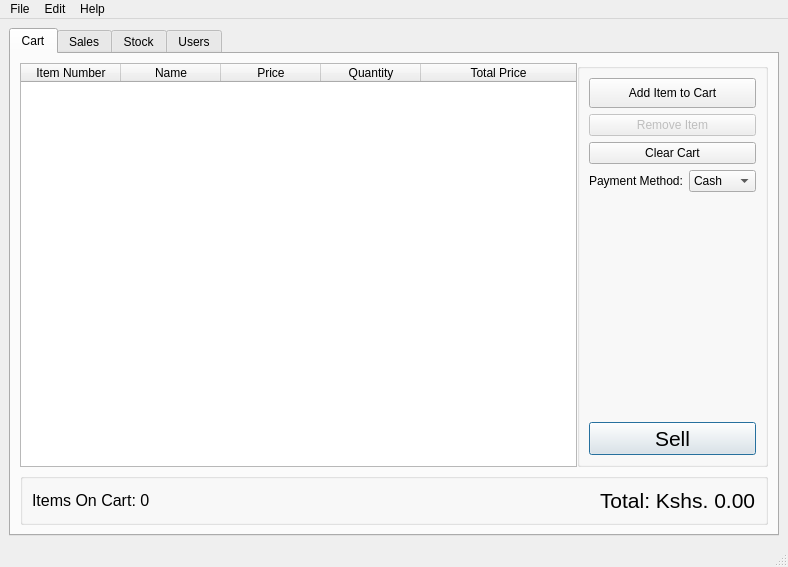
<?xml version="1.0" encoding="UTF-8"?>
<ui version="4.0">
 <class>stock_manager</class>
 <widget class="QMainWindow" name="stock_manager">
  <property name="geometry">
   <rect>
    <x>0</x>
    <y>0</y>
    <width>788</width>
    <height>567</height>
   </rect>
  </property>
  <property name="windowTitle">
   <string>Dashboard</string>
  </property>
  <property name="windowIcon">
   <iconset resource="../../stock_manager.qrc">
    <normaloff>:/images/logo.svg</normaloff>:/images/logo.svg</iconset>
  </property>
  <property name="styleSheet">
   <string notr="true"/>
  </property>
  <widget class="QWidget" name="centralWidget">
   <layout class="QGridLayout" name="gridLayout">
    <item row="0" column="0">
     <widget class="QTabWidget" name="tabMain">
      <property name="autoFillBackground">
       <bool>false</bool>
      </property>
      <property name="tabPosition">
       <enum>QTabWidget::North</enum>
      </property>
      <property name="tabShape">
       <enum>QTabWidget::Rounded</enum>
      </property>
      <property name="currentIndex">
       <number>0</number>
      </property>
      <property name="elideMode">
       <enum>Qt::ElideNone</enum>
      </property>
      <property name="documentMode">
       <bool>false</bool>
      </property>
      <widget class="QWidget" name="tabHome">
       <attribute name="icon">
        <iconset resource="../../stock_manager.qrc">
         <normaloff>:/icons/cart.svg</normaloff>:/icons/cart.svg</iconset>
       </attribute>
       <attribute name="title">
        <string>Cart</string>
       </attribute>
       <layout class="QVBoxLayout" name="verticalLayout_3">
        <item>
         <layout class="QHBoxLayout" name="horizontalLayout_5">
          <property name="spacing">
           <number>0</number>
          </property>
          <item>
           <widget class="QTableWidget" name="tblCart">
            <property name="contextMenuPolicy">
             <enum>Qt::CustomContextMenu</enum>
            </property>
            <property name="styleSheet">
             <string notr="true"/>
            </property>
            <property name="editTriggers">
             <set>QAbstractItemView::AnyKeyPressed|QAbstractItemView::DoubleClicked|QAbstractItemView::EditKeyPressed|QAbstractItemView::SelectedClicked</set>
            </property>
            <property name="selectionMode">
             <enum>QAbstractItemView::ExtendedSelection</enum>
            </property>
            <property name="selectionBehavior">
             <enum>QAbstractItemView::SelectRows</enum>
            </property>
            <property name="sortingEnabled">
             <bool>false</bool>
            </property>
            <attribute name="horizontalHeaderCascadingSectionResizes">
             <bool>true</bool>
            </attribute>
            <attribute name="horizontalHeaderStretchLastSection">
             <bool>true</bool>
            </attribute>
            <attribute name="verticalHeaderShowSortIndicator" stdset="0">
             <bool>true</bool>
            </attribute>
            <column>
             <property name="text">
              <string>Item Number</string>
             </property>
            </column>
            <column>
             <property name="text">
              <string>Name</string>
             </property>
            </column>
            <column>
             <property name="text">
              <string>Price</string>
             </property>
            </column>
            <column>
             <property name="text">
              <string>Quantity</string>
             </property>
            </column>
            <column>
             <property name="text">
              <string>Total Price</string>
             </property>
            </column>
           </widget>
          </item>
          <item>
           <widget class="QGroupBox" name="grpCart">
            <property name="title">
             <string/>
            </property>
            <layout class="QVBoxLayout" name="verticalLayout_4">
             <item>
              <widget class="QPushButton" name="btnAdd_Cart">
               <property name="minimumSize">
                <size>
                 <width>0</width>
                 <height>30</height>
                </size>
               </property>
               <property name="maximumSize">
                <size>
                 <width>16777215</width>
                 <height>16777215</height>
                </size>
               </property>
               <property name="text">
                <string>Add Item to Cart</string>
               </property>
               <property name="icon">
                <iconset resource="../../stock_manager.qrc">
                 <normaloff>:/icons/cart.svg</normaloff>:/icons/cart.svg</iconset>
               </property>
               <property name="shortcut">
                <string>Ctrl+A</string>
               </property>
              </widget>
             </item>
             <item>
              <widget class="QPushButton" name="btnRemove_Cart">
               <property name="enabled">
                <bool>false</bool>
               </property>
               <property name="text">
                <string>Remove Item</string>
               </property>
               <property name="icon">
                <iconset resource="../../stock_manager.qrc">
                 <normaloff>:/icons/cross.svg</normaloff>:/icons/cross.svg</iconset>
               </property>
               <property name="shortcut">
                <string>Ctrl+D</string>
               </property>
              </widget>
             </item>
             <item>
              <widget class="QPushButton" name="btnClear_Cart">
               <property name="text">
                <string>Clear Cart</string>
               </property>
               <property name="icon">
                <iconset resource="../../stock_manager.qrc">
                 <normaloff>:/icons/trash.svg</normaloff>:/icons/trash.svg</iconset>
               </property>
              </widget>
             </item>
             <item>
              <layout class="QFormLayout" name="formLayout_5">
               <item row="0" column="0">
                <widget class="QLabel" name="lblPayment_Method">
                 <property name="text">
                  <string>Payment Method:</string>
                 </property>
                </widget>
               </item>
               <item row="0" column="1">
                <widget class="QComboBox" name="cmbPayment_Method">
                 <property name="currentText">
                  <string notr="true">Cash</string>
                 </property>
                 <item>
                  <property name="text">
                   <string>Cash</string>
                  </property>
                 </item>
                 <item>
                  <property name="text">
                   <string>Mpesa</string>
                  </property>
                 </item>
                </widget>
               </item>
              </layout>
             </item>
             <item>
              <widget class="QPushButton" name="btnSell_Cart">
               <property name="enabled">
                <bool>true</bool>
               </property>
               <property name="maximumSize">
                <size>
                 <width>16777215</width>
                 <height>16777215</height>
                </size>
               </property>
               <property name="font">
                <font>
                 <pointsize>16</pointsize>
                 <weight>50</weight>
                 <italic>false</italic>
                 <bold>false</bold>
                </font>
               </property>
               <property name="text">
                <string>Sell</string>
               </property>
               <property name="icon">
                <iconset resource="../../stock_manager.qrc">
                 <normaloff>:/icons/basket.svg</normaloff>:/icons/basket.svg</iconset>
               </property>
               <property name="shortcut">
                <string>Ctrl+S</string>
               </property>
               <property name="autoDefault">
                <bool>true</bool>
               </property>
               <property name="default">
                <bool>true</bool>
               </property>
              </widget>
             </item>
            </layout>
           </widget>
          </item>
         </layout>
        </item>
        <item>
         <layout class="QHBoxLayout" name="horizontalLayout_6">
          <property name="spacing">
           <number>0</number>
          </property>
          <item>
           <widget class="QGroupBox" name="grbCart_Stats">
            <property name="title">
             <string/>
            </property>
            <layout class="QHBoxLayout" name="horizontalLayout_7">
             <item>
              <widget class="QLabel" name="lblItem_Count">
               <property name="text">
                <string>&lt;html&gt;&lt;head/&gt;&lt;body&gt;&lt;p&gt;&lt;span style=&quot; font-size:12pt;&quot;&gt;Items On Cart: 0&lt;/span&gt;&lt;/p&gt;&lt;/body&gt;&lt;/html&gt;</string>
               </property>
              </widget>
             </item>
             <item>
              <spacer name="horizontalSpacer_2">
               <property name="orientation">
                <enum>Qt::Horizontal</enum>
               </property>
               <property name="sizeHint" stdset="0">
                <size>
                 <width>40</width>
                 <height>20</height>
                </size>
               </property>
              </spacer>
             </item>
             <item>
              <widget class="QLabel" name="lblTotal">
               <property name="text">
                <string>&lt;html&gt;&lt;head/&gt;&lt;body&gt;&lt;p&gt;&lt;span style=&quot; font-size:16pt;&quot;&gt;Total: Kshs. 0.00&lt;/span&gt;&lt;/p&gt;&lt;/body&gt;&lt;/html&gt;</string>
               </property>
              </widget>
             </item>
            </layout>
           </widget>
          </item>
         </layout>
        </item>
       </layout>
      </widget>
      <widget class="QWidget" name="tabSales">
       <attribute name="icon">
        <iconset resource="../../stock_manager.qrc">
         <normaloff>:/icons/archive.svg</normaloff>:/icons/archive.svg</iconset>
       </attribute>
       <attribute name="title">
        <string>Sales</string>
       </attribute>
       <layout class="QHBoxLayout" name="horizontalLayout_2">
        <item>
         <widget class="QTableWidget" name="tblSales">
          <property name="contextMenuPolicy">
           <enum>Qt::CustomContextMenu</enum>
          </property>
          <property name="sizeAdjustPolicy">
           <enum>QAbstractScrollArea::AdjustToContents</enum>
          </property>
          <property name="editTriggers">
           <set>QAbstractItemView::NoEditTriggers</set>
          </property>
          <property name="selectionBehavior">
           <enum>QAbstractItemView::SelectRows</enum>
          </property>
          <property name="rowCount">
           <number>0</number>
          </property>
          <attribute name="horizontalHeaderCascadingSectionResizes">
           <bool>true</bool>
          </attribute>
          <attribute name="horizontalHeaderShowSortIndicator" stdset="0">
           <bool>true</bool>
          </attribute>
          <attribute name="horizontalHeaderStretchLastSection">
           <bool>true</bool>
          </attribute>
          <column>
           <property name="text">
            <string>Id</string>
           </property>
          </column>
          <column>
           <property name="text">
            <string>Name</string>
           </property>
          </column>
          <column>
           <property name="text">
            <string>Quantity</string>
           </property>
          </column>
          <column>
           <property name="text">
            <string>Price</string>
           </property>
          </column>
          <column>
           <property name="text">
            <string>Total Price</string>
           </property>
          </column>
          <column>
           <property name="text">
            <string>Payment Method</string>
           </property>
          </column>
          <column>
           <property name="text">
            <string>Sale Date</string>
           </property>
          </column>
          <column>
           <property name="text">
            <string>Sold By</string>
           </property>
          </column>
         </widget>
        </item>
        <item>
         <widget class="QGroupBox" name="grpSales">
          <property name="title">
           <string/>
          </property>
          <property name="flat">
           <bool>false</bool>
          </property>
          <property name="checkable">
           <bool>false</bool>
          </property>
          <layout class="QVBoxLayout" name="verticalLayout_7">
           <item>
            <widget class="QGroupBox" name="grpOptions">
             <property name="title">
              <string>Options</string>
             </property>
             <layout class="QFormLayout" name="formLayout_6">
              <item row="2" column="0">
               <widget class="QLabel" name="label_2">
                <property name="text">
                 <string>Start Date:</string>
                </property>
               </widget>
              </item>
              <item row="2" column="1">
               <widget class="QDateEdit" name="dateStart">
                <property name="displayFormat">
                 <string>dd/MM/yyyy</string>
                </property>
                <property name="calendarPopup">
                 <bool>true</bool>
                </property>
               </widget>
              </item>
              <item row="3" column="0">
               <widget class="QLabel" name="label">
                <property name="text">
                 <string>End Date:</string>
                </property>
               </widget>
              </item>
              <item row="3" column="1">
               <widget class="QDateEdit" name="dateEnd">
                <property name="calendarPopup">
                 <bool>true</bool>
                </property>
               </widget>
              </item>
              <item row="7" column="1">
               <widget class="QPushButton" name="btnRefreshSales">
                <property name="text">
                 <string>Refresh</string>
                </property>
                <property name="icon">
                 <iconset resource="../../stock_manager.qrc">
                  <normaloff>:/icons/clockwise.svg</normaloff>:/icons/clockwise.svg</iconset>
                </property>
                <property name="shortcut">
                 <string>Ctrl+R</string>
                </property>
               </widget>
              </item>
              <item row="0" column="0" colspan="2">
               <widget class="QLabel" name="label_3">
                <property name="maximumSize">
                 <size>
                  <width>16777215</width>
                  <height>27</height>
                 </size>
                </property>
                <property name="text">
                 <string>Select the date range you want to view sales for:</string>
                </property>
                <property name="wordWrap">
                 <bool>true</bool>
                </property>
               </widget>
              </item>
             </layout>
            </widget>
           </item>
           <item>
            <widget class="QGroupBox" name="grpStats">
             <property name="title">
              <string>Stats</string>
             </property>
             <layout class="QVBoxLayout" name="verticalLayout_6">
              <item>
               <widget class="QLabel" name="lblSalesStats">
                <property name="text">
                 <string>&lt;html&gt;&lt;head/&gt;&lt;body&gt;&lt;p&gt;&lt;span style=&quot; font-size:12pt;&quot;&gt;Sales Made on &lt;/span&gt;&lt;span style=&quot; font-size:12pt; font-weight:600;&quot;&gt;Wed 15 July 2021&lt;/span&gt;&lt;/p&gt;&lt;p&gt;&lt;span style=&quot; font-size:12pt;&quot;&gt;Items Sold: &lt;/span&gt;&lt;span style=&quot; font-size:12pt; font-weight:600;&quot;&gt;244&lt;/span&gt;&lt;/p&gt;&lt;p&gt;&lt;span style=&quot; font-size:12pt;&quot;&gt;Sales Made: &lt;/span&gt;&lt;span style=&quot; font-size:12pt; font-weight:600;&quot;&gt;Ksh. 3,245&lt;/span&gt;&lt;/p&gt;&lt;/body&gt;&lt;/html&gt;</string>
                </property>
                <property name="wordWrap">
                 <bool>true</bool>
                </property>
               </widget>
              </item>
              <item>
               <widget class="QGroupBox" name="grpSalesStats">
                <property name="title">
                 <string>Week and Month</string>
                </property>
                <layout class="QVBoxLayout" name="verticalLayout_2">
                 <item>
                  <widget class="QLabel" name="lblSalesStats_2">
                   <property name="text">
                    <string>&lt;html&gt;&lt;head/&gt;&lt;body&gt;&lt;p&gt;&lt;span style=&quot; font-weight:600;&quot;&gt;Sales this week:&lt;/span&gt;&lt;br/&gt;0 items for &lt;span style=&quot; font-weight:600;&quot;&gt;Ksh. 0.00&lt;/span&gt;&lt;/p&gt;&lt;p&gt;&lt;span style=&quot; font-weight:600;&quot;&gt;Sales this Month:&lt;/span&gt;&lt;br/&gt;0 items for &lt;span style=&quot; font-weight:600;&quot;&gt;Ksh. 0.00&lt;/span&gt;&lt;/p&gt;&lt;/body&gt;&lt;/html&gt;</string>
                   </property>
                  </widget>
                 </item>
                </layout>
               </widget>
              </item>
             </layout>
            </widget>
           </item>
          </layout>
         </widget>
        </item>
       </layout>
      </widget>
      <widget class="QWidget" name="tabStock">
       <attribute name="icon">
        <iconset resource="../../stock_manager.qrc">
         <normaloff>:/icons/view-list.svg</normaloff>:/icons/view-list.svg</iconset>
       </attribute>
       <attribute name="title">
        <string>Stock</string>
       </attribute>
       <layout class="QHBoxLayout" name="horizontalLayout">
        <item>
         <widget class="QTableWidget" name="tblStock">
          <property name="contextMenuPolicy">
           <enum>Qt::CustomContextMenu</enum>
          </property>
          <property name="sizeAdjustPolicy">
           <enum>QAbstractScrollArea::AdjustToContentsOnFirstShow</enum>
          </property>
          <property name="editTriggers">
           <set>QAbstractItemView::NoEditTriggers</set>
          </property>
          <property name="selectionBehavior">
           <enum>QAbstractItemView::SelectRows</enum>
          </property>
          <attribute name="horizontalHeaderCascadingSectionResizes">
           <bool>true</bool>
          </attribute>
          <attribute name="horizontalHeaderStretchLastSection">
           <bool>true</bool>
          </attribute>
          <column>
           <property name="text">
            <string>Id</string>
           </property>
          </column>
          <column>
           <property name="text">
            <string>Name</string>
           </property>
          </column>
          <column>
           <property name="text">
            <string>Price</string>
           </property>
          </column>
          <column>
           <property name="text">
            <string>Capacity</string>
           </property>
          </column>
          <column>
           <property name="text">
            <string>Quantity</string>
           </property>
          </column>
         </widget>
        </item>
        <item>
         <widget class="QGroupBox" name="grpStock">
          <property name="minimumSize">
           <size>
            <width>0</width>
            <height>0</height>
           </size>
          </property>
          <property name="maximumSize">
           <size>
            <width>240</width>
            <height>16777215</height>
           </size>
          </property>
          <layout class="QVBoxLayout" name="verticalLayout">
           <item>
            <widget class="QPushButton" name="btnAddItem">
             <property name="maximumSize">
              <size>
               <width>16777215</width>
               <height>16777215</height>
              </size>
             </property>
             <property name="statusTip">
              <string>Add new item into stock</string>
             </property>
             <property name="text">
              <string>Add Item</string>
             </property>
             <property name="icon">
              <iconset resource="../../stock_manager.qrc">
               <normaloff>:/icons/plus.svg</normaloff>:/icons/plus.svg</iconset>
             </property>
             <property name="shortcut">
              <string>Ctrl+A</string>
             </property>
            </widget>
           </item>
           <item>
            <widget class="QPushButton" name="btnRefresh">
             <property name="maximumSize">
              <size>
               <width>16777215</width>
               <height>16777215</height>
              </size>
             </property>
             <property name="statusTip">
              <string>Display sales statistics</string>
             </property>
             <property name="text">
              <string>Refresh</string>
             </property>
             <property name="icon">
              <iconset resource="../../stock_manager.qrc">
               <normaloff>:/icons/clockwise.svg</normaloff>:/icons/clockwise.svg</iconset>
             </property>
             <property name="shortcut">
              <string>Ctrl+R</string>
             </property>
            </widget>
           </item>
           <item>
            <widget class="QPushButton" name="btnSearch">
             <property name="text">
              <string>Search</string>
             </property>
             <property name="icon">
              <iconset resource="../../stock_manager.qrc">
               <normaloff>:/icons/search.svg</normaloff>:/icons/search.svg</iconset>
             </property>
            </widget>
           </item>
           <item>
            <widget class="QGroupBox" name="groupBox_7">
             <property name="title">
              <string/>
             </property>
             <layout class="QVBoxLayout" name="verticalLayout_5">
              <item>
               <widget class="QLabel" name="lblStats">
                <property name="text">
                 <string>&lt;html&gt;&lt;head/&gt;&lt;body&gt;&lt;p&gt;Stock: 244&lt;/p&gt;&lt;p&gt;Sales Today: 23 for Ksh. 2,244&lt;/p&gt;&lt;p&gt;&lt;span style=&quot; font-weight:600;&quot;&gt;Items Out of Stock:&lt;/span&gt;&lt;/p&gt;&lt;p&gt;1. Milk&lt;br/&gt;2. TipTop&lt;br/&gt;3. Oreo&lt;/p&gt;&lt;/body&gt;&lt;/html&gt;</string>
                </property>
               </widget>
              </item>
             </layout>
            </widget>
           </item>
          </layout>
         </widget>
        </item>
       </layout>
      </widget>
      <widget class="QWidget" name="tabUsers">
       <attribute name="icon">
        <iconset resource="../../stock_manager.qrc">
         <normaloff>:/icons/user-group.svg</normaloff>:/icons/user-group.svg</iconset>
       </attribute>
       <attribute name="title">
        <string>Users</string>
       </attribute>
      </widget>
     </widget>
    </item>
   </layout>
  </widget>
  <widget class="QMenuBar" name="menuBar">
   <property name="geometry">
    <rect>
     <x>0</x>
     <y>0</y>
     <width>788</width>
     <height>20</height>
    </rect>
   </property>
   <widget class="QMenu" name="menuFile">
    <property name="title">
     <string>File</string>
    </property>
    <addaction name="actAdd_Item"/>
    <addaction name="actSell_Items"/>
    <addaction name="separator"/>
    <addaction name="actHome"/>
    <addaction name="actSales"/>
    <addaction name="actStock"/>
    <addaction name="separator"/>
    <addaction name="actionSearch"/>
    <addaction name="separator"/>
    <addaction name="actAccount"/>
    <addaction name="separator"/>
    <addaction name="actQuit"/>
   </widget>
   <widget class="QMenu" name="menuHelp">
    <property name="title">
     <string>Help</string>
    </property>
    <addaction name="actQt_About"/>
    <addaction name="actAbout"/>
    <addaction name="separator"/>
    <addaction name="actCheck_For_Updates"/>
   </widget>
   <widget class="QMenu" name="menuEdit">
    <property name="title">
     <string>Edit</string>
    </property>
    <addaction name="actionCopy"/>
    <addaction name="actionPaste"/>
    <addaction name="actionCut"/>
    <addaction name="separator"/>
    <addaction name="actBackup_Database"/>
    <addaction name="separator"/>
    <addaction name="actSettings_2"/>
   </widget>
   <addaction name="menuFile"/>
   <addaction name="menuEdit"/>
   <addaction name="menuHelp"/>
  </widget>
  <widget class="QStatusBar" name="statusBar"/>
  <action name="actQuit">
   <property name="icon">
    <iconset resource="../../stock_manager.qrc">
     <normaloff>:/icons/exit.svg</normaloff>:/icons/exit.svg</iconset>
   </property>
   <property name="text">
    <string>Quit</string>
   </property>
   <property name="shortcut">
    <string>Ctrl+Q</string>
   </property>
  </action>
  <action name="actQt_About">
   <property name="icon">
    <iconset resource="../../stock_manager.qrc">
     <normaloff>:/icons/information.svg</normaloff>:/icons/information.svg</iconset>
   </property>
   <property name="text">
    <string>Qt About</string>
   </property>
  </action>
  <action name="actAbout">
   <property name="icon">
    <iconset resource="../../stock_manager.qrc">
     <normaloff>:/icons/information.svg</normaloff>:/icons/information.svg</iconset>
   </property>
   <property name="text">
    <string>About</string>
   </property>
  </action>
  <action name="actCheck_For_Updates">
   <property name="icon">
    <iconset resource="../../stock_manager.qrc">
     <normaloff>:/icons/retweet.svg</normaloff>:/icons/retweet.svg</iconset>
   </property>
   <property name="text">
    <string>Check For Updates</string>
   </property>
  </action>
  <action name="actAdd_Item">
   <property name="icon">
    <iconset resource="../../stock_manager.qrc">
     <normaloff>:/icons/document-new.svg</normaloff>:/icons/document-new.svg</iconset>
   </property>
   <property name="text">
    <string>Add New Item</string>
   </property>
   <property name="shortcut">
    <string>Ctrl+N</string>
   </property>
  </action>
  <action name="actSell_Items">
   <property name="icon">
    <iconset resource="../../stock_manager.qrc">
     <normaloff>:/icons/shopping-bag.svg</normaloff>:/icons/shopping-bag.svg</iconset>
   </property>
   <property name="text">
    <string>Sell Items</string>
   </property>
  </action>
  <action name="actionCopy">
   <property name="icon">
    <iconset resource="../../stock_manager.qrc">
     <normaloff>:/icons/copy.svg</normaloff>:/icons/copy.svg</iconset>
   </property>
   <property name="text">
    <string>&amp;Copy</string>
   </property>
   <property name="shortcut">
    <string>Ctrl+C</string>
   </property>
   <property name="menuRole">
    <enum>QAction::TextHeuristicRole</enum>
   </property>
  </action>
  <action name="actionPaste">
   <property name="icon">
    <iconset resource="../../stock_manager.qrc">
     <normaloff>:/icons/blog.svg</normaloff>:/icons/blog.svg</iconset>
   </property>
   <property name="text">
    <string>Paste</string>
   </property>
   <property name="shortcut">
    <string>Ctrl+V</string>
   </property>
  </action>
  <action name="actionCut">
   <property name="icon">
    <iconset resource="../../stock_manager.qrc">
     <normaloff>:/icons/document-delete.svg</normaloff>:/icons/document-delete.svg</iconset>
   </property>
   <property name="text">
    <string>Cut</string>
   </property>
   <property name="shortcut">
    <string>Ctrl+X</string>
   </property>
  </action>
  <action name="actHome">
   <property name="icon">
    <iconset resource="../../stock_manager.qrc">
     <normaloff>:/icons/cart.svg</normaloff>:/icons/cart.svg</iconset>
   </property>
   <property name="text">
    <string>Cart</string>
   </property>
  </action>
  <action name="actSales">
   <property name="icon">
    <iconset resource="../../stock_manager.qrc">
     <normaloff>:/icons/to-do.svg</normaloff>:/icons/to-do.svg</iconset>
   </property>
   <property name="text">
    <string>Sales</string>
   </property>
  </action>
  <action name="actStock">
   <property name="icon">
    <iconset resource="../../stock_manager.qrc">
     <normaloff>:/icons/archive.svg</normaloff>:/icons/archive.svg</iconset>
   </property>
   <property name="text">
    <string>Stock</string>
   </property>
  </action>
  <action name="actSettings">
   <property name="icon">
    <iconset resource="../../stock_manager.qrc">
     <normaloff>:/icons/gear.svg</normaloff>:/icons/gear.svg</iconset>
   </property>
   <property name="text">
    <string>Settings</string>
   </property>
  </action>
  <action name="actSettings_2">
   <property name="icon">
    <iconset resource="../../stock_manager.qrc">
     <normaloff>:/icons/gear.svg</normaloff>:/icons/gear.svg</iconset>
   </property>
   <property name="text">
    <string>Settings</string>
   </property>
  </action>
  <action name="actionSearch">
   <property name="icon">
    <iconset resource="../../stock_manager.qrc">
     <normaloff>:/icons/search.svg</normaloff>:/icons/search.svg</iconset>
   </property>
   <property name="text">
    <string>Search</string>
   </property>
   <property name="shortcut">
    <string>Alt+S</string>
   </property>
  </action>
  <action name="actBackup_Database">
   <property name="text">
    <string>Backup Database</string>
   </property>
  </action>
  <action name="actAccount">
   <property name="icon">
    <iconset resource="../../stock_manager.qrc">
     <normaloff>:/icons/user.svg</normaloff>:/icons/user.svg</iconset>
   </property>
   <property name="text">
    <string>Account</string>
   </property>
  </action>
 </widget>
 <tabstops>
  <tabstop>btnAdd_Cart</tabstop>
  <tabstop>btnRemove_Cart</tabstop>
  <tabstop>cmbPayment_Method</tabstop>
  <tabstop>btnSell_Cart</tabstop>
  <tabstop>dateStart</tabstop>
  <tabstop>btnRefreshSales</tabstop>
  <tabstop>btnAddItem</tabstop>
  <tabstop>tblStock</tabstop>
  <tabstop>tblCart</tabstop>
  <tabstop>tblSales</tabstop>
  <tabstop>btnRefresh</tabstop>
 </tabstops>
 <resources>
  <include location="../../stock_manager.qrc"/>
 </resources>
 <connections/>
</ui>
